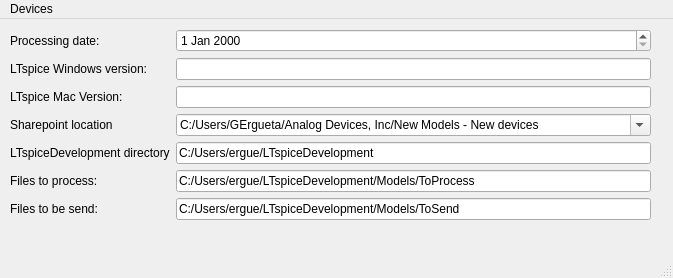
<?xml version="1.0" encoding="UTF-8"?>
<ui version="4.0">
 <class>MainWindow</class>
 <widget class="QMainWindow" name="MainWindow">
  <property name="geometry">
   <rect>
    <x>0</x>
    <y>0</y>
    <width>673</width>
    <height>278</height>
   </rect>
  </property>
  <property name="windowTitle">
   <string>MainWindow</string>
  </property>
  <widget class="QWidget" name="centralwidget">
   <widget class="QWidget" name="gridLayoutWidget">
    <property name="geometry">
     <rect>
      <x>10</x>
      <y>10</y>
      <width>641</width>
      <height>221</height>
     </rect>
    </property>
    <layout class="QGridLayout" name="gridLayout">
     <item row="6" column="0">
      <widget class="QLabel" name="label_7">
       <property name="text">
        <string>Files to be send:</string>
       </property>
      </widget>
     </item>
     <item row="0" column="1">
      <widget class="QDateEdit" name="dateProcessing"/>
     </item>
     <item row="1" column="0">
      <widget class="QLabel" name="label">
       <property name="text">
        <string>LTspice Windows version:</string>
       </property>
      </widget>
     </item>
     <item row="3" column="0">
      <widget class="QLabel" name="label_4">
       <property name="text">
        <string>Sharepoint location</string>
       </property>
      </widget>
     </item>
     <item row="1" column="1">
      <widget class="QLineEdit" name="lineEditWindowsVersion"/>
     </item>
     <item row="4" column="1">
      <widget class="QLineEdit" name="lineEditLTspiceDevelopment">
       <property name="text">
        <string>C:/Users/ergue/LTspiceDevelopment</string>
       </property>
      </widget>
     </item>
     <item row="2" column="0">
      <widget class="QLabel" name="label_3">
       <property name="text">
        <string>LTspice Mac Version:</string>
       </property>
      </widget>
     </item>
     <item row="4" column="0">
      <widget class="QLabel" name="label_5">
       <property name="text">
        <string>LTspiceDevelopment directory</string>
       </property>
      </widget>
     </item>
     <item row="7" column="1">
      <spacer name="verticalSpacer">
       <property name="orientation">
        <enum>Qt::Orientation::Vertical</enum>
       </property>
       <property name="sizeHint" stdset="0">
        <size>
         <width>20</width>
         <height>40</height>
        </size>
       </property>
      </spacer>
     </item>
     <item row="3" column="1">
      <widget class="QComboBox" name="comboBoxSharePoint">
       <property name="editable">
        <bool>true</bool>
       </property>
       <property name="currentText">
        <string>C:/Users/GErgueta/Analog Devices, Inc/New Models - New devices</string>
       </property>
      </widget>
     </item>
     <item row="0" column="0">
      <widget class="QLabel" name="label_2">
       <property name="text">
        <string>Processing date:</string>
       </property>
      </widget>
     </item>
     <item row="5" column="0">
      <widget class="QLabel" name="label_6">
       <property name="text">
        <string>Files to process:</string>
       </property>
      </widget>
     </item>
     <item row="2" column="1">
      <widget class="QLineEdit" name="lineEditMacVersion"/>
     </item>
     <item row="5" column="1">
      <widget class="QLineEdit" name="lineEditFilesToProcess">
       <property name="text">
        <string>C:/Users/ergue/LTspiceDevelopment/Models/ToProcess</string>
       </property>
      </widget>
     </item>
     <item row="6" column="1">
      <widget class="QLineEdit" name="lineEditFilesToSend">
       <property name="text">
        <string>C:/Users/ergue/LTspiceDevelopment/Models/ToSend</string>
       </property>
      </widget>
     </item>
    </layout>
   </widget>
  </widget>
  <widget class="QMenuBar" name="menubar">
   <property name="geometry">
    <rect>
     <x>0</x>
     <y>0</y>
     <width>673</width>
     <height>21</height>
    </rect>
   </property>
   <widget class="QMenu" name="menuDevices">
    <property name="title">
     <string>Devices</string>
    </property>
    <addaction name="separator"/>
    <addaction name="getAndZip"/>
    <addaction name="separator"/>
    <addaction name="actionRemoveZipFiles"/>
    <addaction name="separator"/>
    <addaction name="check"/>
    <addaction name="separator"/>
    <addaction name="separator"/>
    <addaction name="process"/>
    <addaction name="separator"/>
    <addaction name="separator"/>
    <addaction name="generateToProcess"/>
    <addaction name="separator"/>
    <addaction name="separator"/>
    <addaction name="generateToSend"/>
    <addaction name="separator"/>
    <addaction name="separator"/>
    <addaction name="transferToAkamai"/>
    <addaction name="separator"/>
    <addaction name="separator"/>
    <addaction name="exit"/>
   </widget>
   <addaction name="menuDevices"/>
  </widget>
  <widget class="QStatusBar" name="statusbar"/>
  <action name="getAndZip">
   <property name="text">
    <string>Get and Zip</string>
   </property>
  </action>
  <action name="check">
   <property name="text">
    <string>Check</string>
   </property>
  </action>
  <action name="process">
   <property name="text">
    <string>Process</string>
   </property>
  </action>
  <action name="generateToProcess">
   <property name="text">
    <string>Generate ToProcess</string>
   </property>
  </action>
  <action name="generateToSend">
   <property name="text">
    <string>Generate ToSend</string>
   </property>
  </action>
  <action name="transferToAkamai">
   <property name="text">
    <string>Transfer to Akamai</string>
   </property>
  </action>
  <action name="exit">
   <property name="text">
    <string>Exit</string>
   </property>
  </action>
  <action name="actionRemoveZipFiles">
   <property name="text">
    <string>Remove Zip files</string>
   </property>
  </action>
 </widget>
 <resources/>
 <connections/>
</ui>
